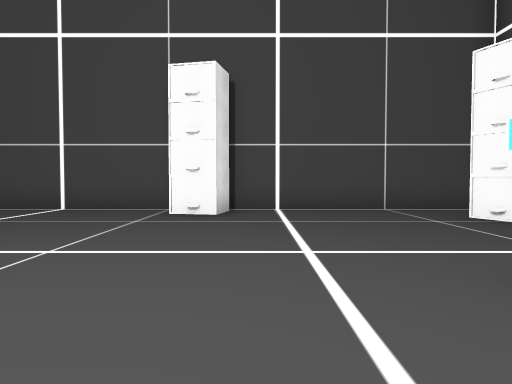
[1] (above)

16 first-person views from a walk through a scene from a Unity 3-D project. The camera is 1.4 m above the floor, tilts 2° down and sees 70° across. The floor is counted in squares, 2 m on a side. Each view is taken from the middle of a square. On the plan, view 1 faces up. The plan holds only what a view shows up to about 11 squares ahead; the rest is blank. The place goes on beyond the plan. The player character is not drawn. Some animated figures are left out.

[2]
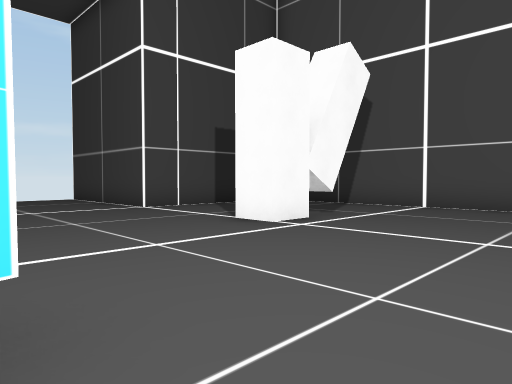

[3]
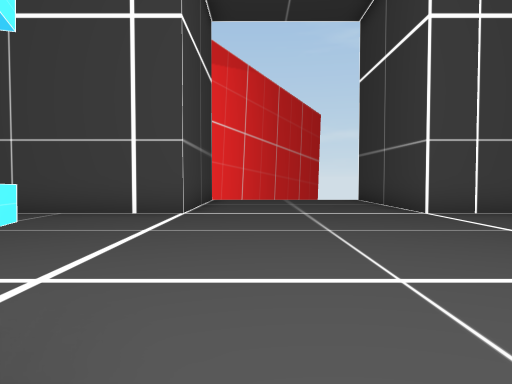

[4]
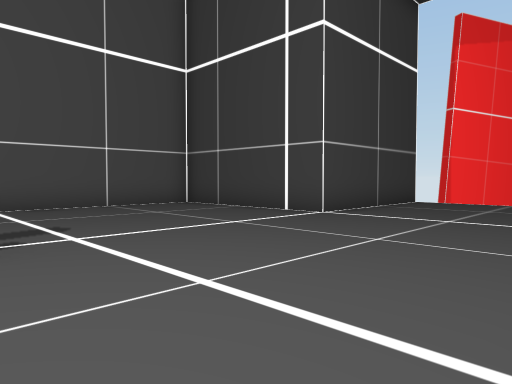

[5]
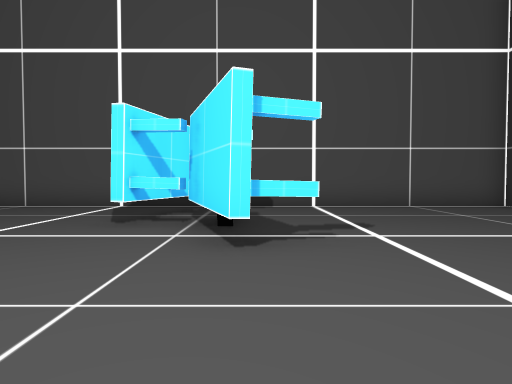

[6]
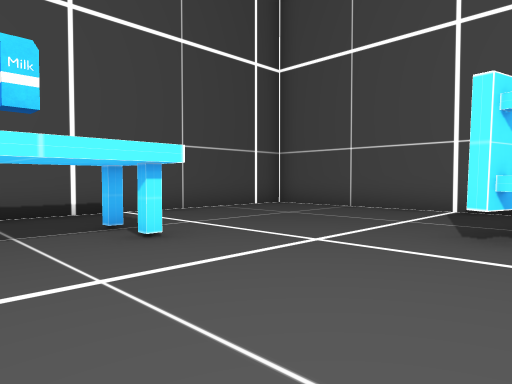

[7]
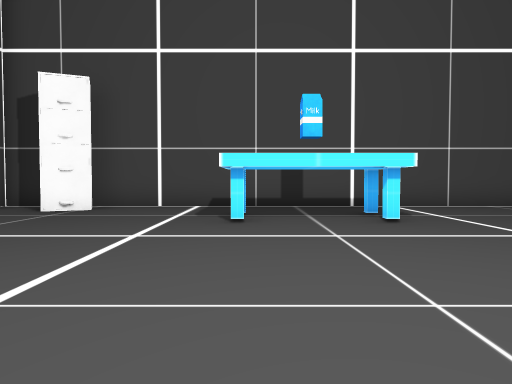

[8]
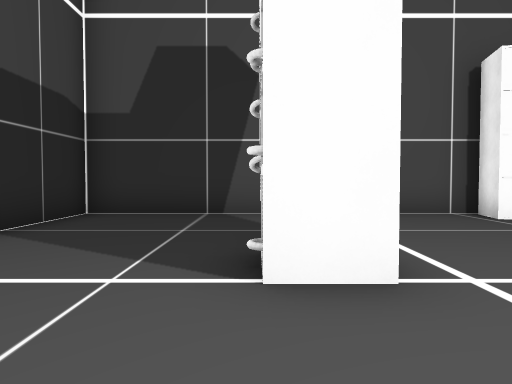

[9]
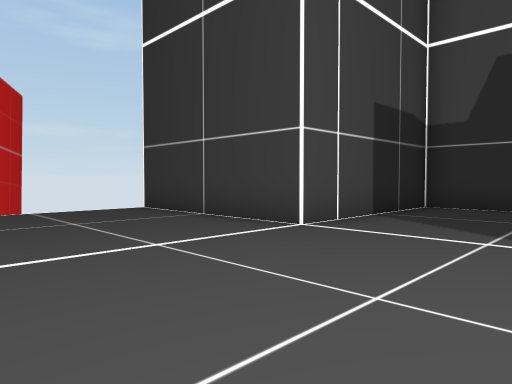

[10]
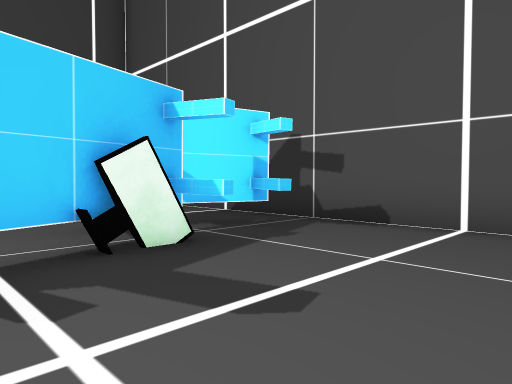

[11]
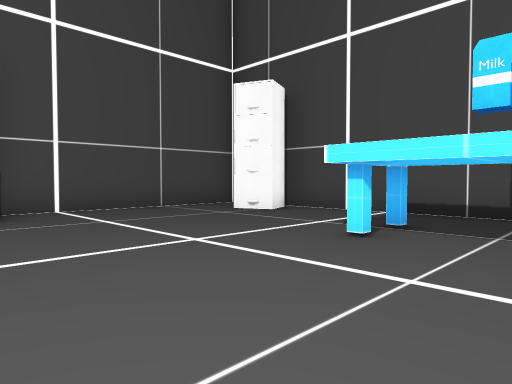

[12]
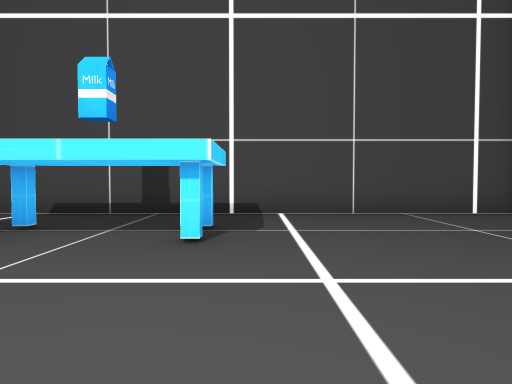

[13]
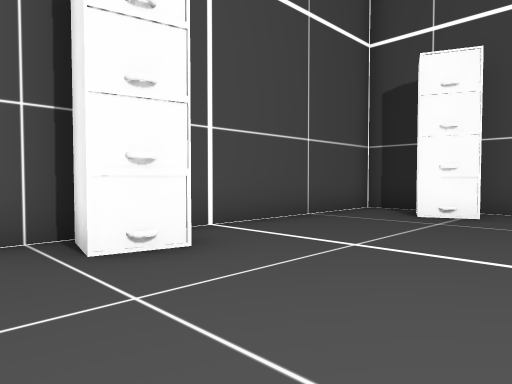

[14]
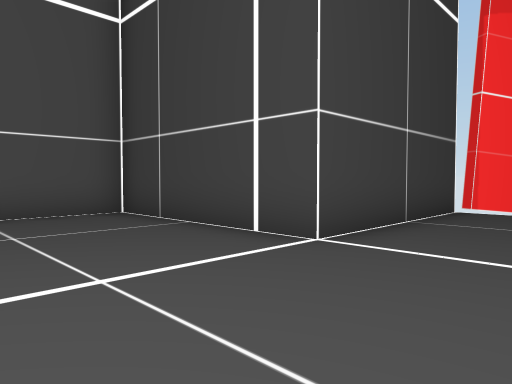

[15]
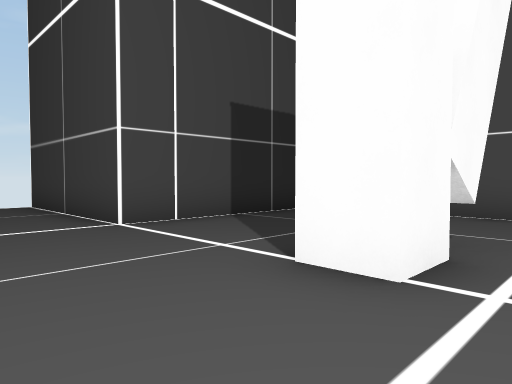

[16]
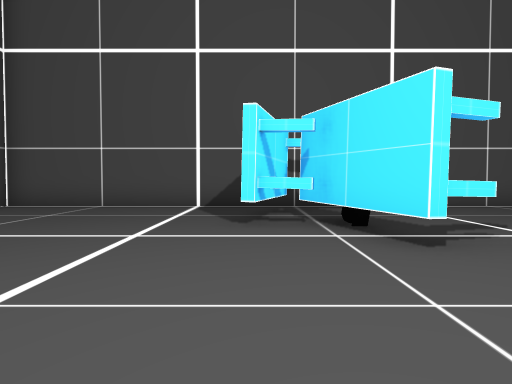

### Floor plan
Key: @ floor where view 1 was taken; # wall or solid block; . floor; ^ raised ledge; T thing the floor can be seen under or through; O other object.
Columns run from 15 left of view 1 to 6 right of it. Each row starts with its distance up from view 1.
  9      #################
  8      #........#......#
  7      #........O..... #
  6      #.............O##
  5      #...##..........#
  4 ######...O#..........#
  3  ....................#
  2  ....................#
  1  ....................#
  0  ..............@.....#
 -1  ...........T........#
 -2 ######......TT.......#
 -3      #.......TT......#
 -4      #.......TT......#
 -5      #.......^T......#
 -6      #...............#
 -7      #################

Where each view was taken, in squares from view 1:
view 1: 0 up, 0 right, facing up
view 2: 1 down, 1 left, facing up-left
view 3: 0 up, 2 left, facing left
view 4: 3 up, 3 left, facing down-left
view 5: 3 up, 3 left, facing down
view 6: 2 up, 2 left, facing down-right
view 7: 2 up, 4 left, facing right
view 8: 1 up, 6 left, facing up
view 9: 1 down, 6 left, facing up-left
view 10: 1 down, 6 left, facing down-right
view 11: 0 up, 2 left, facing up-right
view 12: 1 down, 2 left, facing right
view 13: 4 up, 3 left, facing up-right
view 14: 1 up, 6 left, facing down-left
view 15: 1 up, 4 left, facing up-left
view 16: 3 up, 1 left, facing down
